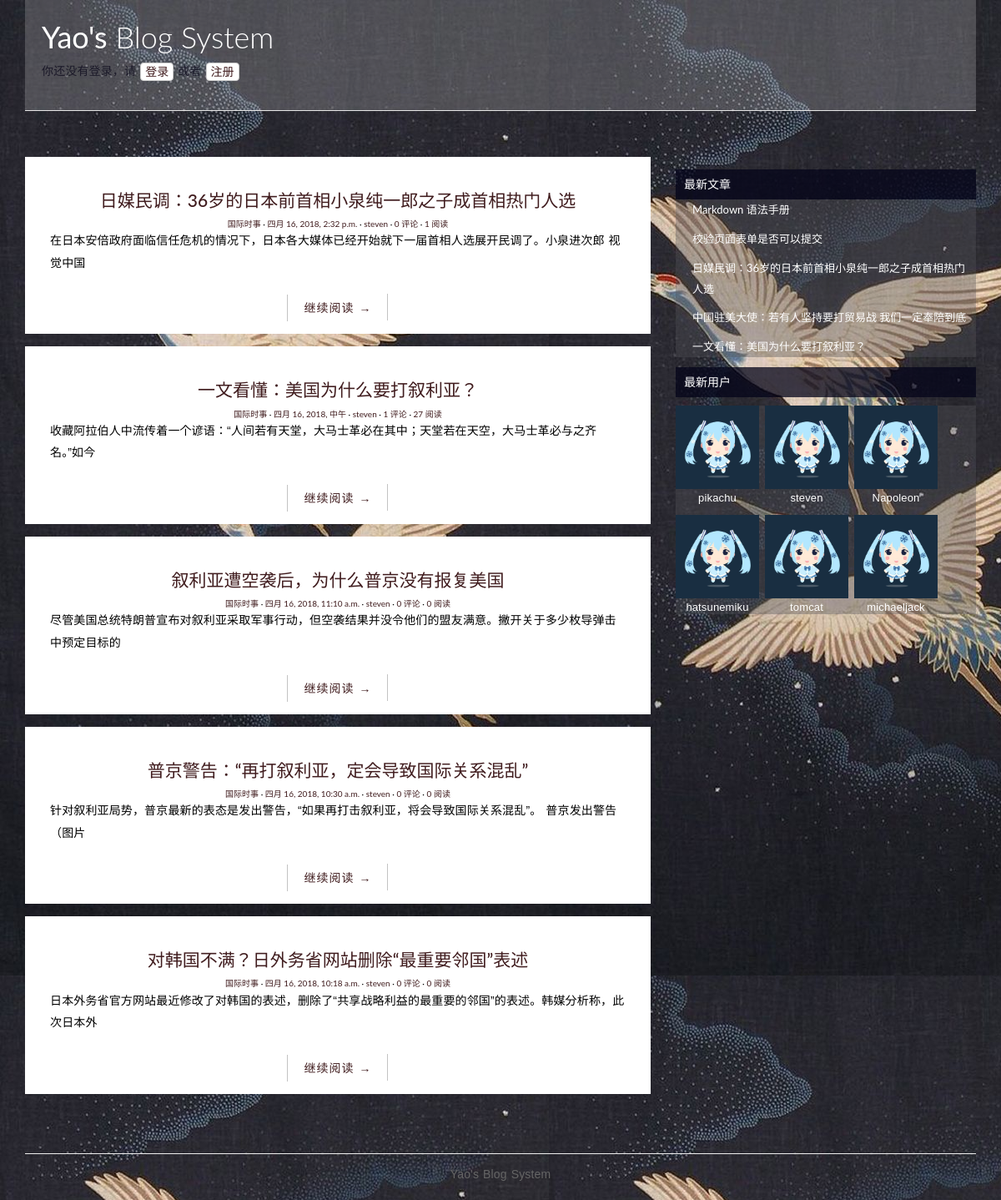
Page /category/10/ on the earlier database version.
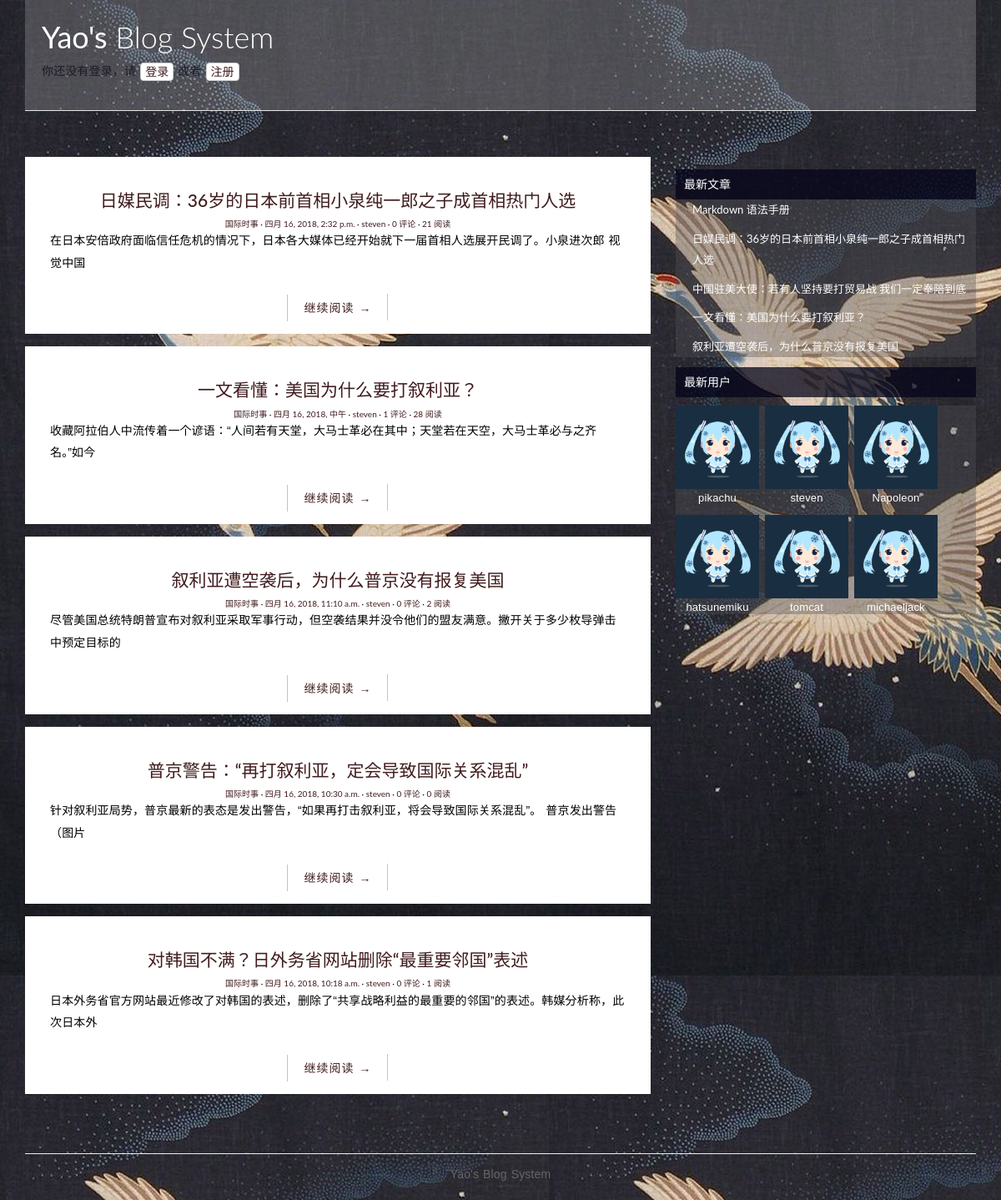
Same page on the later database version.
### blog/models.py (models this page shows, shortened)
@python_2_unicode_compatible
class Post(models.Model):
    title = models.CharField(max_length=70)
    body = models.TextField()
    created_time = models.DateTimeField()
    modified_time = models.DateTimeField()
    excerpt = models.CharField(max_length=200, blank=True)
    category = models.ForeignKey(Category, on_delete=models.CASCADE,)
    tags = models.ManyToManyField(Tag, blank=True)
    author = models.ForeignKey(settings.AUTH_USER_MODEL, on_delete=models.CASCADE,)
    views = models.PositiveIntegerField(default=0)
    def get_absolute_url(self):
        return reverse('blog:detail', kwargs={'pk': self.pk})
    class Meta:
        ordering = ['-created_time']

@python_2_unicode_compatible
class Category(models.Model):
    name = models.CharField(max_length=100)

### users/models.py (models this page shows)
@python_2_unicode_compatible
class User(AbstractUser):
    nickname = models.CharField(max_length=50, blank=True)
    image = models.ImageField('头像', upload_to="portrait", default=u"/static/blog/portrait/default.png", max_length=100)
    friends = models.ManyToManyField('self', symmetrical=False, null=True, blank=True)
    age = models.PositiveIntegerField(blank=True, null=True)
    birth = models.DateField('生日', blank=True, null=True)
    sex = models.IntegerField('性别', choices=CHOICE_GENDER, blank=True, null=True)
    hobbies = models.ManyToManyField(Tag, blank=True)
    education = models.IntegerField('学历', choices=CHOICE_EDU, blank=True, null=True)
    school = models.CharField('学校', max_length=20, blank=True, null=True)
    introduction = models.CharField('个人简介', max_length=200, blank=True, null=True)
    def get_absolute_url(self):
        return reverse('blog:author', kwargs={'pk': self.pk})
    class Meta(AbstractUser.Meta):
        pass

### blog/views.py (the view)
# urls.py: url(r'^category/(?P<pk>[0-9]+)/$', views.CategoryView.as_view(), name='category'),
class CategoryView(ListView):
    model = Post
    template_name = 'blog_filter.html'
    context_object_name = 'post_list'
    def get_queryset(self):
        cate = get_object_or_404(Category, pk=self.kwargs.get('pk'))
        return super(CategoryView, self).get_queryset().filter(category=cate)

### blog/templatetags/blog_tags.py (called while the page is built)
@register.simple_tag
def get_recent_posts(num=5):
    return Post.objects.all().order_by('-created_time')[:num]

@register.simple_tag
def get_categories():
    return Category.objects.annotate(num_posts=Count('post')).filter(num_posts__gt=0).order_by('-id')

### blog/templatetags/user_tags.py (called while the page is built)
@register.simple_tag
def get_recent_users(num=6):
    return User.objects.all().order_by('-id')[:num]

### blog/templates/blog_filter.html (shortened to what this page needs)
{% extends 'base.html' %}
{% load staticfiles %}
{% load blog_tags %}
{% block main %}
    {% for post in post_list %}
        <article class="post post-{{ post.pk }}">
            <header class="entry-header">
                <h1 class="entry-title">
                    <a href="{{ post.get_absolute_url }}">{{ post.title }}</a>
                </h1>
                <div class="entry-meta">
                    <span class="post-category"><a href="#">{{ post.category.name }}</a></span>
                    <span class="post-date"><a href="#"><time class="entry-date" datetime="{{ post.created_time }}">{{ post.created_time }}</time></a></span>
                    <span class="post-author"><a href="{{ post.author.get_absolute_url }}">{{ post.author }}</a></span>
                    <span class="comments-link"><a href="#">{{ post.comment_set.count }} 评论</a></span>
                    <span class="views-count"><a href="#">{{ post.views }} 阅读</a></span>
                </div>
            </header>
            <div class="entry-content clearfix">
              <p>{{ post.excerpt }}</p>
              <div class="read-more cl-effect-14">
                <a href="{{ post.get_absolute_url }}" class="more-link">继续阅读 <span class="meta-nav">→</span></a>
              </div>
            </div>
        </article>
    {% empty %}
        <div class="no-post">暂时还没有发布的文章！</div>
    {% endfor %}
{% endblock main %}
{% block aside %}
    {% include 'asides/recent-posts.html' %}
    {% include 'asides/recent-users.html' %}
{% endblock aside %}

### blog/templates/asides/recent-posts.html
{% load staticfiles %}
{% load blog_tags %}
{% block recent-posts%}
    <div class="widget widget-recent-posts">
        <div class="widget-title"><h5 >最新文章</h5></div>
        <div class="widget-content">
            {% get_recent_posts as recent_post_list %}
            <ul>
                {% for post in recent_post_list %}
                <li>
                    <a href="{{ post.get_absolute_url }}">{{ post.title }}</a>
                </li>
                {% empty %}
                暂无文章！
                {% endfor %}
            </ul>
        </div>
    </div>
{% endblock recent-posts %}

### blog/templates/asides/recent-users.html
{% load staticfiles %}
{% load blog_tags %}
{% load user_tags %}
{% block recent-user%}
    <div class="widget-div">
        <div class="widget-title"><h5 >最新用户</h5></div>
        <div class="widget-content user-content">
            {% get_recent_users as user_list %}
            <ul class="portrait-ul">
                {% for user in user_list %}
                <li>
                    <div class="portrait-div">
                        <img class="recommand-portrait" src="{{user.image}}">
                        <p class="portrait-username"><a href="{{ user.get_absolute_url }}">{{ user }}</a></p>
                    </div>
                </li>
                {% empty %}
                暂无新用户！
                {% endfor %}
            </ul>
        </div>
    </div>
{% endblock recent-user %}

Differences in the rows shown:
no longer on this page (row edited): Post: title "校验页面表单是否可以提交", shown under "最新文章"
changed Post "日媒民调：36岁的日本前首相小泉纯一郎之子成首相热门人选": views "1" → "21"
changed Post "一文看懂：美国为什么要打叙利亚？": views "27" → "28"
now on one of the page's lists (row edited): Post: title "叙利亚遭空袭后，为什么普京没有报复美国"
changed Post "叙利亚遭空袭后，为什么普京没有报复美国": views "0" → "2"
changed Post "对韩国不满？日外务省网站删除“最重要邻国”表述": views "0" → "1"
